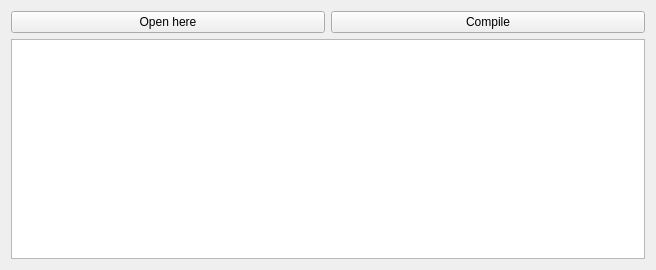
<?xml version="1.0" encoding="UTF-8"?>
<ui version="4.0">
 <class>inputFile</class>
 <widget class="QWidget" name="inputFile">
  <property name="geometry">
   <rect>
    <x>0</x>
    <y>0</y>
    <width>656</width>
    <height>270</height>
   </rect>
  </property>
  <property name="windowTitle">
   <string>Form</string>
  </property>
  <layout class="QVBoxLayout" name="verticalLayout_2">
   <item>
    <layout class="QVBoxLayout" name="verticalLayout">
     <item>
      <layout class="QHBoxLayout" name="horizontalLayout">
       <item>
        <widget class="QPushButton" name="openFile">
         <property name="text">
          <string>Open here</string>
         </property>
         <property name="icon">
          <iconset resource="../Resoures.qrc">
           <normaloff>:/icons/open.png</normaloff>:/icons/open.png</iconset>
         </property>
        </widget>
       </item>
       <item>
        <widget class="QPushButton" name="compile">
         <property name="text">
          <string>Compile</string>
         </property>
         <property name="icon">
          <iconset resource="../Resoures.qrc">
           <normaloff>:/icons/XML.png</normaloff>:/icons/XML.png</iconset>
         </property>
        </widget>
       </item>
      </layout>
     </item>
     <item>
      <widget class="QTextEdit" name="input_TextEdit">
       <property name="font">
        <font>
         <pointsize>10</pointsize>
        </font>
       </property>
       <property name="readOnly">
        <bool>false</bool>
       </property>
      </widget>
     </item>
    </layout>
   </item>
  </layout>
 </widget>
 <resources>
  <include location="../Resoures.qrc"/>
 </resources>
 <connections/>
</ui>
